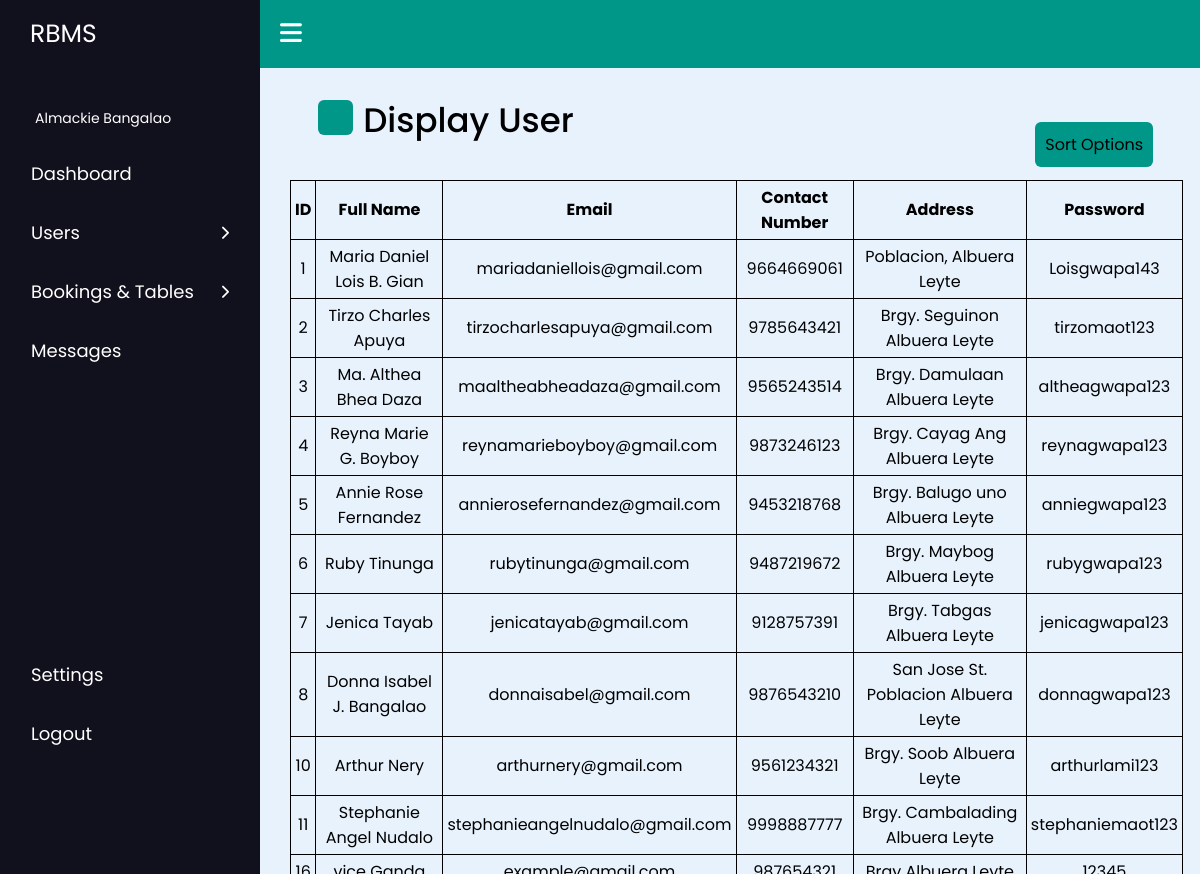
Before: /Php_Codes/AdminPage_viewuser.php with the older database file.
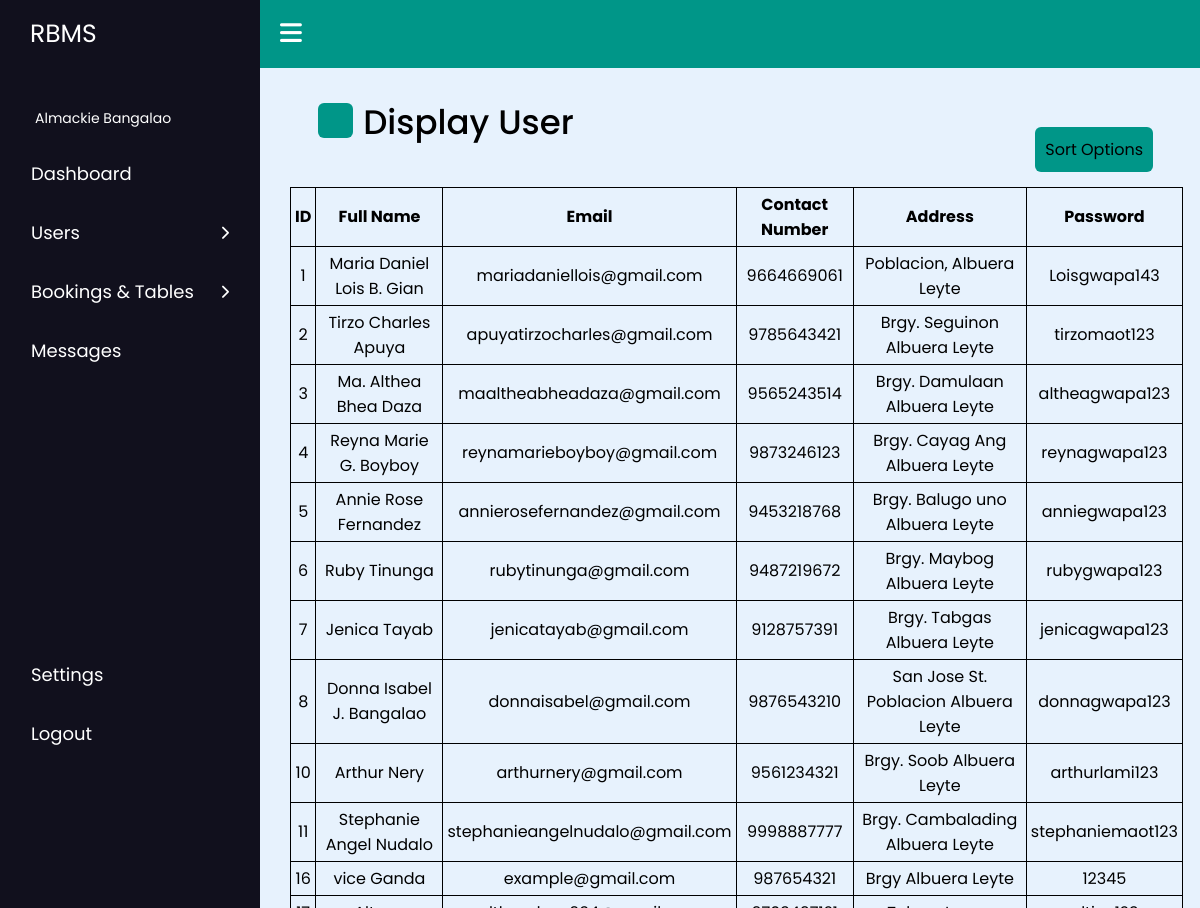
After: the same page with the newer database file.
### tables this page shows
CREATE TABLE `users` (
  `id` int(100) NOT NULL,
  `fullname` varchar(200) NOT NULL,
  `email` varchar(200) NOT NULL,
  `contact_number` varchar(50) NOT NULL,
  `full_address` varchar(200) NOT NULL,
  `valid_password` varchar(100) NOT NULL,
  `profile_image` varchar(255) DEFAULT NULL
);

### Php_Codes/AdminPage_viewuser.php (the view, shortened to what this page needs)
<!DOCTYPE html>
<html lang="en">
  <head>
    <link rel="stylesheet" href="https://cdnjs.cloudflare.com/ajax/libs/font-awesome/6.2.1/css/all.min.css" />
    <link rel="stylesheet" href="https://unicons.iconscout.com/release/v4.0.0/css/line.css">
    <link rel="stylesheet" type="text/css" href="../Css_Codes/AdminPage_viewuserstyle.css">
  </head>
  <body>
    <nav class="sidebar">
      <a href="#" class="logo">RBMS</a>
      <div class="menu-content">
        <ul class="menu-items">
          <div class="menu-title">Almackie Bangalao
          </div>
          <li class="item">
            <a href="../Php_Codes/AdminPage_Dashboard.php">Dashboard</a>
          </li>
          <li class="item">
            <div class="submenu-item">
              <span>Users</span>
              <i class="fa-solid fa-chevron-right"></i>
            </div>
          </li>
          <li class="item">
            <div class="submenu-item">
              <span>Bookings & Tables
              </span>
              <i class="fa-solid fa-chevron-right"></i>
            </div>
          </li>
          <li class="item">
            <a href="../Php_Codes/AdminPage_messages.php">Messages</a>
          </li>
          <li class="item bottom1">
                    <a href="#">Settings</a>
                </li>
                <li class="item bottom2">
                    <a href="../Html_Codes/HomePage.html">Logout</a>
                </li>
        </ul>
      </div>
    </nav>
    <nav class="navbar">
      <i class="fa-solid fa-bars" id="sidebar-close"></i>
    </nav>
    <main class="main">
    <div class="title">
            <i class="uil uil-tachometer-fast-alt"></i>
            <span class="text" id="text1">Display User</span>
        </div>
        <div class="dropdown">
            <span>Sort Options</span>
        </div>
        <table id="userTable" border="1" style="text-align:center; border-color:#000;">
        <tr>
            <th>ID</th>
            <th>Full Name</th>
            <th>Email</th>
            <th>Contact Number</th>
            <th>Address</th>
            <th>Password</th>
        </tr>
        <?php
        $conn = mysqli_connect("localhost","root","","user_info");
        $sql = "SELECT id, fullname, email, contact_number, full_address, valid_password from users";
        $result = $conn->query($sql);
        if($result->num_rows>0) {
            while($row = $result->fetch_assoc()) {
                  echo "<tr><td>".$row["id"].
                  "</td><td>".$row["fullname"].
                  "</td><td>".$row["email"].
                  "</td><td>".$row["contact_number"].
                  "</td><td>".$row["full_address"].
                  "</td><td>".$row["valid_password"]."</td></tr>";
            }
            echo"</table>";
        }
        else{
            echo"0 result";
        }
        ?>
    </main>
  </body>
</html>

Changed rows visible on the page:
changed users "Tirzo Charles Apuya": email "tirzocharlesapuya@gmail.com" → "apuyatirzocharles@gmail.com"
now on this page (row unchanged): users: id "16", fullname "vice Ganda", email "example@gmail.com", contact_number "987654321", full_address "Brgy Albuera Leyte", valid_password "12345"
